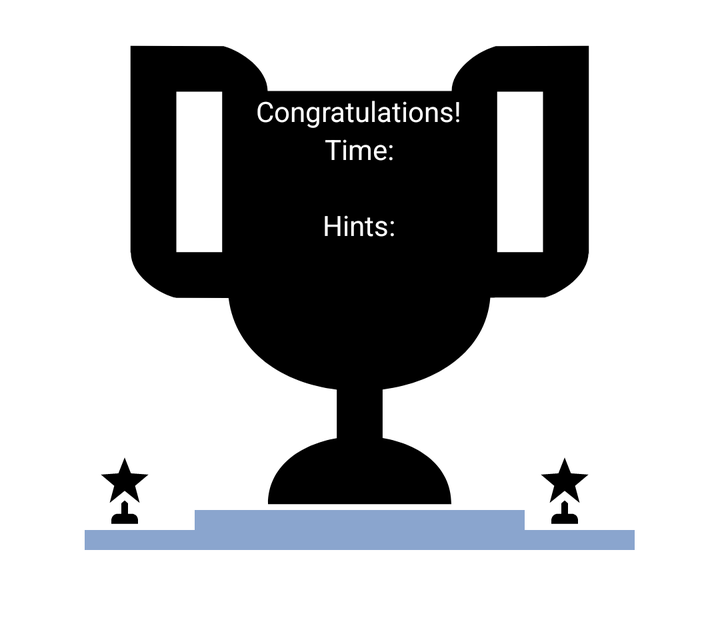
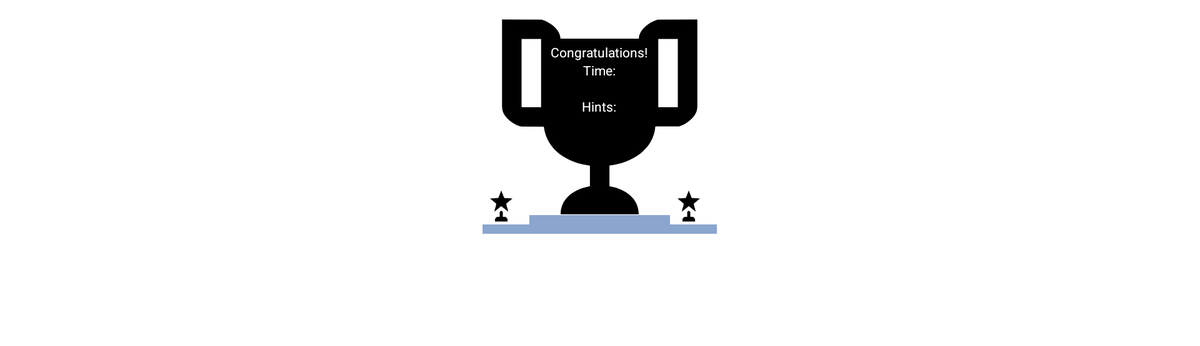

The same Android screen from two of the app's own layout files: first res/layout/ as a phone draws it, then the repository's variant for another configuration, drawn on a device whose configuration selects that folder. Both files follow.
<!-- AndroidManifest.xml: application theme AppTheme -->
<!-- res/layout/win_screen_layout.xml -->
<?xml version="1.0" encoding="utf-8"?>
<LinearLayout xmlns:android="http://schemas.android.com/apk/res/android"
    xmlns:app="http://schemas.android.com/apk/res-auto"
    android:layout_width="fill_parent" android:layout_height="320dp"
    android:orientation="vertical"
    android:background="?attr/lightestBackGround"
    android:layout_gravity="center"
    android:layout_centerVertical="true"
    android:layout_centerHorizontal="true">

    <LinearLayout
        android:layout_width="275sp"
        android:layout_height="275sp"
        android:weightSum="5"
        android:background="@drawable/ic_trophy_black_48dp"
        android:orientation="horizontal"
        android:layout_gravity="center">


        <LinearLayout
            android:layout_width="0dp"
            android:layout_height="fill_parent"
            android:layout_weight="1"
            android:background="?attr/backgroundSurroundingDialog"
            android:gravity="bottom"
            android:orientation="vertical"
            android:layout_gravity="bottom">
            <ImageView
                android:layout_width="40dp"
                android:layout_height="40dp"
                android:layout_gravity="bottom"
                android:background="?attr/backgroundSurroundingDialog"
                app:srcCompat="@drawable/ic_trophy_award_black_48dp" />
            <View
                android:layout_width="fill_parent"
                android:layout_height="10dp"
                android:background="?attr/winScreenPedestalColor"
                android:layout_gravity="bottom"
                android:foregroundGravity="bottom"/>
        </LinearLayout>

        <LinearLayout
            android:id="@+id/win_middle_linear"
            android:layout_width="0dp"
            android:layout_height="fill_parent"
            android:layout_weight="3"
            android:gravity="center"
            android:background="?attr/backgroundSurroundingDialog"
            android:orientation="vertical"
            android:weightSum="5"
            >
            <LinearLayout
                android:layout_width="120dp"
                android:layout_height="0dp"
                android:layout_weight="4"
                android:layout_marginTop="46dp"
                android:layout_gravity="center_horizontal"
                android:orientation="vertical"
                android:layout_marginLeft="5dp"
                android:layout_marginRight="5dp">

                <TextView
                    android:layout_width="wrap_content"
                    android:layout_height="wrap_content"
                    android:layout_gravity="center_horizontal"
                    android:text="@string/win_text"
                    android:textAlignment="center"
                    android:textColor="?attr/winScreenFontColor" />

                <TextView
                    android:layout_width="wrap_content"
                    android:layout_height="wrap_content"
                    android:layout_gravity="center"
                    android:text="@string/win_time"
                    android:textColor="?attr/winScreenFontColor" />

                <TextView
                    android:id="@+id/win_time"
                    android:layout_width="wrap_content"
                    android:layout_height="wrap_content"
                    android:layout_gravity="center_horizontal"
                    android:text=""
                    android:textColor="?attr/winScreenFontColor" />

                <TextView
                    android:layout_width="wrap_content"
                    android:layout_height="wrap_content"
                    android:layout_gravity="center"
                    android:text="@string/win_hint"
                    android:textColor="?attr/winScreenFontColor" />

                <TextView
                    android:id="@+id/win_hints"
                    android:layout_width="wrap_content"
                    android:layout_height="wrap_content"
                    android:layout_gravity="center_horizontal"
                    android:text=""
                    android:textColor="?attr/winScreenFontColor" />

                <TextView
                    android:id="@+id/win_new_besttime"
                    android:layout_width="wrap_content"
                    android:layout_height="wrap_content"
                    android:layout_gravity="center_horizontal"
                    android:gravity="center_horizontal"
                    android:text="@string/win_best_time"
                    android:textColor="?attr/winScreenFontColor"
                    android:visibility="invisible" />
            </LinearLayout>

            <LinearLayout
                android:layout_width="fill_parent"
                android:layout_height="0dp"
                android:layout_weight="1">
                <View
                    android:layout_width="fill_parent"
                    android:layout_height="20dp"
                    android:background="?attr/winScreenPedestalColor"
                    android:layout_gravity="bottom"
                    android:foregroundGravity="bottom"/>
            </LinearLayout>
        </LinearLayout>
        <LinearLayout
            android:layout_width="0dp"
            android:layout_height="fill_parent"
            android:layout_weight="1"
            android:background="?attr/backgroundSurroundingDialog"
            android:orientation="vertical"
            android:gravity="bottom">
            <ImageView
                android:layout_width="40dp"
                android:layout_height="40dp"
                android:layout_gravity="bottom"
                app:srcCompat="@drawable/ic_trophy_award_black_48dp"
                android:background="?attr/backgroundSurroundingDialog" />
            <View
                android:layout_width="fill_parent"
                android:layout_height="10dp"
                android:background="?attr/winScreenPedestalColor"
                android:layout_gravity="bottom"
                android:foregroundGravity="bottom"/>
        </LinearLayout>


    </LinearLayout>
    <LinearLayout
        android:layout_width="250dp"
        android:layout_height="wrap_content"
        android:layout_gravity="center"
        android:paddingBottom="20dp"
        android:paddingTop="5dp"
        android:weightSum="2">
        <Button
            android:id="@+id/win_continue_button"
            android:layout_width="0dp"
            android:layout_height="wrap_content"
            android:background="@drawable/button_standalone"
            android:textColor="?attr/lightestFontColor"
            android:layout_weight="1"
            android:text="@string/win_button_text"
            android:layout_marginRight="5dp"/>
        <Button
            android:id="@+id/win_showGame_button"
            android:layout_width="0dp"
            android:layout_height="wrap_content"
            android:background="@drawable/button_standalone"
            android:textColor="?attr/lightestFontColor"
            android:layout_weight="1"
            android:text="@string/win_show_game"
            android:layout_marginLeft="5dp"/>

    </LinearLayout>
</LinearLayout>
<!-- resources referenced by this layout -->
<resources>
  <!-- drawable ic_trophy_black_48dp: png bitmap (drawable, 1901 bytes) -->
  <string name="win_best_time">New record!</string>
  <string name="win_button_text">Continue</string>
  <string name="win_hint">Hints:</string>
  <string name="win_show_game">Show gamefield</string>
  <string name="win_text">Congratulations!</string>
  <string name="win_time">Time:</string>
  <!-- from res/values-hdpi/ -->
  <style name="AppTheme" parent="BaseAppTheme">
          <item name="sudokuKeyboardMargin">2dp</item>
          <item name="sudokuKeyboardTextSize">20sp</item>
          <item name="sudokuSpecialKeyboardMargin">2dp</item>
          <item name="createSudokuSpecialKeyboardMargin">2dp</item>
          <item name="sudokuButtonBorderWidth">10px</item>
      </style>
  <style name="BaseAppTheme" parent="Theme.AppCompat.DayNight">
          
          <item name="colorPrimary">@color/colorPrimaryDark</item>
          <item name="colorPrimaryDark">@color/colorPrimaryDark</item>
          <item name="colorAccent">@color/colorAccent</item>
          <item name="lightestBackGround">@color/white</item>
          <item name="lightestFontColor">@color/white</item>
          <item name="standardVectorGraphic">@color/black</item>
          <item name="winScreenPedestalColor">@color/middleblue</item>
          <item name="winScreenFontColor">@color/white</item>
          <item name="backgroundSurroundingDialog">@color/transparent</item>
          <item name="rankingStarSelected">@color/lightblue</item>
          <item name="rankingCircleSelected">@color/lightblue</item>
          <item name="rankingCircleNotSelected">@color/middlegrey</item>
          <item name="rankingStarNotSelected">@color/middlegrey</item>
          <item name="activeButtonColor">@color/lightblue</item>
          <item name="inactiveButtonColor">@color/middlegrey</item>
          <item name="highlightedButtonBorder">@color/yellow</item>
          <item name="completedButtonColor">@color/green</item>
          <item name="completedButtonBorder">@color/yellow</item>
          <item name="actionBarTheme">@style/ToolbarStyle</item>
          <item name="backgroundTutorialSlide">@color/colorAccent</item>
          <item name="backgroundTutorialStars">@color/white</item>
          <item name="menuTextColor">@null</item>
          <item name="blueHighlight">@color/colorPrimaryDark</item>
  
          
          <item name="sudokuFieldGridColor">@color/vlightgrey</item>
          <item name="sudokuFieldErrorColor">@color/red</item>
          <item name="sudokuFieldSectionLineColor">@color/black</item>
  
          
          <item name="sudokuCellBackgroundColor">@color/white</item>
          <item name="sudokuCellBackgroundErrorColor">@color/vlightgrey</item>
          <item name="sudokuCellBackgroundSelectedColor">@color/lightgreen</item>
          <item name="sudokuCellBackgroundConnectedOuterColor">@color/white</item>
          <item name="sudokuCellBackgroundConnectedInnerColor">@color/yellow</item>
          <item name="sudokuCellBackgroundValueHighlightedColor">@color/yellow</item>
          <item name="sudokuCellBackgroundValueHighlightedSelectedColor">@color/cyan</item>
          <item name="sudokuCellTextColor">@color/black</item>
      </style>
  <color name="colorPrimaryDark">#024265</color>
  <color name="colorAccent">#0274B2</color>
  <color name="white">#ffffff</color>
  <color name="black">#000000</color>
  <color name="middleblue">#8aa5ce</color>
  <color name="transparent">#00000000</color>
  <color name="lightblue">#0274B2</color>
  <color name="middlegrey">#A8A8A8</color>
  <color name="yellow">#f6d126</color>
  <color name="green">#388E3C</color>
  <style name="ToolbarStyle" parent="Widget.AppCompat.ActionBar">
          <item name="android:textColorPrimary">@color/white</item>
          <item name="colorControlNormal">@color/white</item>
      </style>
  <color name="vlightgrey">#CCCCCC</color>
  <color name="red">#ffff0000</color>
  <color name="lightgreen">#FF00FF00</color>
  <color name="cyan">#FF00FFFF</color>
  <!-- some entries are left out for length -->
</resources>
<!-- res/layout-xlarge/win_screen_layout.xml (the repository's variant of the layout above) -->
<!-- drawn on a large tablet held sideways -->
<?xml version="1.0" encoding="utf-8"?>
<LinearLayout xmlns:android="http://schemas.android.com/apk/res/android"
    xmlns:app="http://schemas.android.com/apk/res-auto"
    android:layout_width="fill_parent" android:layout_height="370dp"
    android:orientation="vertical"
    android:background="?attr/lightestBackGround"
    android:layout_gravity="center">

    <LinearLayout
        android:layout_width="250dp" android:layout_height="250dp"
        android:background="@drawable/ic_trophy_black_48dp"
        android:weightSum="5"
        android:orientation="horizontal"
        android:layout_gravity="center">

        <LinearLayout
            android:layout_width="0dp"
            android:layout_height="fill_parent"
            android:layout_weight="1"
            android:background="?attr/backgroundSurroundingDialog"
            android:gravity="bottom"
            android:orientation="vertical"
            android:layout_gravity="bottom">
            <ImageView
                android:layout_width="40dp"
                android:layout_height="40dp"
                android:layout_gravity="bottom"
                android:background="?attr/backgroundSurroundingDialog"
                app:srcCompat="@drawable/ic_trophy_award_black_48dp" />
            <View
                android:layout_width="fill_parent"
                android:layout_height="10dp"
                android:background="?attr/winScreenPedestalColor"
                android:layout_gravity="bottom"
                android:foregroundGravity="bottom"/>
        </LinearLayout>

        <LinearLayout
            android:id="@+id/win_middle_linear"
            android:layout_width="0dp"
            android:layout_height="fill_parent"
            android:layout_weight="3"
            android:gravity="center"
            android:background="?attr/backgroundSurroundingDialog"
            android:orientation="vertical"
            android:weightSum="5"
            >
            <LinearLayout
                android:layout_width="120dp"
                android:layout_height="0dp"
                android:layout_weight="4"
                android:layout_marginTop="46dp"
                android:layout_gravity="center_horizontal"
                android:orientation="vertical">

                <TextView
                    android:layout_width="wrap_content"
                    android:layout_height="wrap_content"
                    android:layout_gravity="center_horizontal"
                    android:text="@string/win_text"
                    android:textAlignment="center"
                    android:textColor="?attr/winScreenFontColor" />

                <TextView
                    android:layout_width="wrap_content"
                    android:layout_height="wrap_content"
                    android:layout_gravity="center"
                    android:text="@string/win_time"
                    android:textColor="?attr/winScreenFontColor" />

                <TextView
                    android:id="@+id/win_time"
                    android:layout_width="wrap_content"
                    android:layout_height="wrap_content"
                    android:layout_gravity="center_horizontal"
                    android:text=""
                    android:textColor="?attr/winScreenFontColor" />

                <TextView
                    android:layout_width="wrap_content"
                    android:layout_height="wrap_content"
                    android:layout_gravity="center"
                    android:text="@string/win_hint"
                    android:textColor="?attr/winScreenFontColor" />

                <TextView
                    android:id="@+id/win_hints"
                    android:layout_width="wrap_content"
                    android:layout_height="wrap_content"
                    android:layout_gravity="center_horizontal"
                    android:text=""
                    android:textColor="?attr/winScreenFontColor" />

                <TextView
                    android:id="@+id/win_new_besttime"
                    android:layout_width="wrap_content"
                    android:layout_height="wrap_content"
                    android:layout_gravity="center_horizontal"
                    android:gravity="center_horizontal"
                    android:text="@string/win_best_time"
                    android:textColor="?attr/winScreenFontColor"
                    android:visibility="invisible" />
            </LinearLayout>

            <LinearLayout
                android:layout_width="fill_parent"
                android:layout_height="0dp"
                android:layout_weight="1">
                <View
                    android:layout_width="fill_parent"
                    android:layout_height="20dp"
                    android:background="?attr/winScreenPedestalColor"
                    android:layout_gravity="bottom"
                    android:foregroundGravity="bottom"/>
            </LinearLayout>
        </LinearLayout>
        <LinearLayout
            android:layout_width="0dp"
            android:layout_height="fill_parent"
            android:layout_weight="1"
            android:background="?attr/backgroundSurroundingDialog"
            android:orientation="vertical"
            android:gravity="bottom">
            <ImageView
                android:layout_width="40dp"
                android:layout_height="40dp"
                android:layout_gravity="bottom"
                app:srcCompat="@drawable/ic_trophy_award_black_48dp"
                android:background="?attr/backgroundSurroundingDialog" />
            <View
                android:layout_width="fill_parent"
                android:layout_height="10dp"
                android:background="?attr/winScreenPedestalColor"
                android:layout_gravity="bottom"
                android:foregroundGravity="bottom"/>
        </LinearLayout>


    </LinearLayout>
    <LinearLayout
        android:layout_width="400dp"
        android:layout_height="wrap_content"
        android:layout_gravity="center"
        android:paddingBottom="20dp"
        android:paddingTop="5dp"
        android:weightSum="2">
        <Button
            android:id="@+id/win_continue_button"
            android:layout_width="0dp"
            android:layout_height="wrap_content"
            android:background="@drawable/button_standalone"
            android:textColor="?attr/lightestFontColor"
            android:layout_weight="1"
            android:text="@string/win_button_text"
            android:layout_marginRight="5dp"/>
        <Button
            android:id="@+id/win_showGame_button"
            android:layout_width="0dp"
            android:layout_height="wrap_content"
            android:background="@drawable/button_standalone"
            android:textColor="?attr/lightestFontColor"
            android:layout_weight="1"
            android:text="@string/win_show_game"
            android:layout_marginLeft="5dp"/>

    </LinearLayout>
</LinearLayout>
